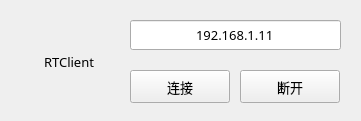
   <widget class="QWidget" name="widget_RTClient" native="true">
    <property name="geometry">
     <rect>
      <x>20</x>
      <y>10</y>
      <width>361</width>
      <height>121</height>
     </rect>
    </property>
    <widget class="QLabel" name="label_RTClient">
     <property name="geometry">
      <rect>
       <x>30</x>
       <y>50</y>
       <width>78</width>
       <height>24</height>
      </rect>
     </property>
     <property name="font">
      <font>
       <family>PingFang SC</family>
       <pointsize>10</pointsize>
       <weight>50</weight>
       <italic>false</italic>
       <bold>false</bold>
       <stylestrategy>PreferAntialias</stylestrategy>
      </font>
     </property>
     <property name="lineWidth">
      <number>1</number>
     </property>
     <property name="text">
      <string>RTClient</string>
     </property>
     <property name="alignment">
      <set>Qt::AlignCenter</set>
     </property>
    </widget>
    <widget class="QPushButton" name="pBtn_ConnectUR">
     <property name="geometry">
      <rect>
       <x>130</x>
       <y>70</y>
       <width>100</width>
       <height>33</height>
      </rect>
     </property>
     <property name="sizePolicy">
      <sizepolicy hsizetype="Preferred" vsizetype="Preferred">
       <horstretch>0</horstretch>
       <verstretch>0</verstretch>
      </sizepolicy>
     </property>
     <property name="font">
      <font>
       <family>PingFang SC</family>
       <pointsize>10</pointsize>
       <weight>50</weight>
       <italic>false</italic>
       <bold>false</bold>
       <stylestrategy>PreferAntialias</stylestrategy>
      </font>
     </property>
     <property name="text">
      <string>连接</string>
     </property>
    </widget>
    <widget class="QLineEdit" name="lineEdt_IPAdress">
     <property name="geometry">
      <rect>
       <x>130</x>
       <y>20</y>
       <width>211</width>
       <height>30</height>
      </rect>
     </property>
     <property name="sizePolicy">
      <sizepolicy hsizetype="Preferred" vsizetype="Preferred">
       <horstretch>0</horstretch>
       <verstretch>0</verstretch>
      </sizepolicy>
     </property>
     <property name="font">
      <font>
       <family>PingFang SC</family>
       <pointsize>10</pointsize>
       <weight>50</weight>
       <italic>false</italic>
       <bold>false</bold>
      </font>
     </property>
     <property name="text">
      <string>192.168.1.11</string>
     </property>
     <property name="alignment">
      <set>Qt::AlignCenter</set>
     </property>
    </widget>
    <widget class="QPushButton" name="pBtn_DisconnectUR">
     <property name="geometry">
      <rect>
       <x>240</x>
       <y>70</y>
       <width>100</width>
       <height>33</height>
      </rect>
     </property>
     <property name="sizePolicy">
      <sizepolicy hsizetype="Preferred" vsizetype="Preferred">
       <horstretch>0</horstretch>
       <verstretch>0</verstretch>
      </sizepolicy>
     </property>
     <property name="font">
      <font>
       <family>PingFang SC</family>
       <pointsize>10</pointsize>
       <weight>50</weight>
       <italic>false</italic>
       <bold>false</bold>
       <stylestrategy>PreferAntialias</stylestrategy>
      </font>
     </property>
     <property name="text">
      <string>断开</string>
     </property>
    </widget>
   </widget>
